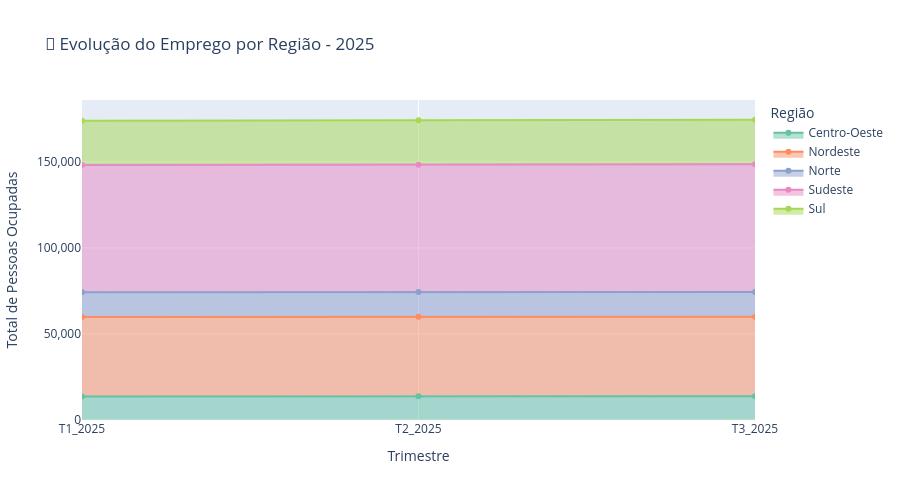

Notebook code cell kept with this figure:
### Code cell
# 🔄 GRÁFICO 4: Evolução Trimestral do Emprego por Região
print("🔄 GRÁFICO 4: Evolução do Emprego por Região")

# =========================
# 1. Garantir coluna Região
# =========================
mapa_regioes_estados = {
    "Acre": "Norte", "Amapá": "Norte", "Amazonas": "Norte", "Pará": "Norte",
    "Rondônia": "Norte", "Roraima": "Norte", "Tocantins": "Norte",

    "Alagoas": "Nordeste", "Bahia": "Nordeste", "Ceará": "Nordeste",
    "Maranhão": "Nordeste", "Paraíba": "Nordeste", "Pernambuco": "Nordeste",
    "Piauí": "Nordeste", "Rio Grande do Norte": "Nordeste", "Sergipe": "Nordeste",

    "Distrito Federal": "Centro-Oeste", "Goiás": "Centro-Oeste",
    "Mato Grosso": "Centro-Oeste", "Mato Grosso do Sul": "Centro-Oeste",

    "Espírito Santo": "Sudeste", "Minas Gerais": "Sudeste",
    "Rio de Janeiro": "Sudeste", "São Paulo": "Sudeste",

    "Paraná": "Sul", "Rio Grande do Sul": "Sul", "Santa Catarina": "Sul"
}

df["Região"] = df["UF"].map(mapa_regioes_estados)

# =========================
# 2. Filtrar e agregar dados
# =========================
df_regioes = df[df["UF"] != "Brasil"].copy()

df_evolucao = (
    df_regioes
    .groupby(["Região", "Trimestre"], as_index=False)["Total_Pessoas"]
    .sum()
)

# =========================
# 3. Ordenar trimestres
# =========================
ordem_trimestre = ["T1_2025", "T2_2025", "T3_2025"]
df_evolucao["Trimestre"] = pd.Categorical(
    df_evolucao["Trimestre"],
    categories=ordem_trimestre,
    ordered=True
)
df_evolucao = df_evolucao.sort_values(["Região", "Trimestre"])

# =========================
# 4. Criar gráfico de área
# =========================
fig4 = px.area(
    df_evolucao,
    x="Trimestre",
    y="Total_Pessoas",
    color="Região",
    markers=True,
    title="🔄 Evolução do Emprego por Região - 2025",
    color_discrete_sequence=px.colors.qualitative.Set2
)

fig4.update_layout(
    xaxis_title="Trimestre",
    yaxis_title="Total de Pessoas Ocupadas",
    yaxis=dict(tickformat=","),
    height=500
)

fig4.show()

# =========================
# 5. Tabela resumo por Região
# =========================
print("\n📊 Tabela resumo por Região e Trimestre:")

tabela_regioes = df_evolucao.pivot(
    index="Região",
    columns="Trimestre",
    values="Total_Pessoas"
)

display(tabela_regioes.style.format("{:,.0f}"))

# =========================
# 6. Destaques analíticos
# =========================
print(
    f"\n🎯 Maior região (T3 2025): Sudeste — {tabela_regioes.loc['Sudeste', 'T3_2025']:,.0f} pessoas"
)
print(
    f"🎯 Menor região (T3 2025): Norte — {tabela_regioes.loc['Norte', 'T3_2025']:,.0f} pessoas"
)
print(
    f"📊 Diferença relativa: {tabela_regioes.loc['Sudeste', 'T3_2025'] / tabela_regioes.loc['Norte', 'T3_2025']:.1f}x maior"
)

### Figure 1 — Plotly figure (JSON) as saved in the notebook; plotly's stock layout.template omitted (floating-point values rounded to 4 significant figures)
{"data": [{"fillpattern": {"shape": ""}, "hovertemplate": "Região=Centro-Oeste<br>Trimestre=%{x}<br>Total_Pessoas=%{y}<extra></extra>", "legendgroup": "Centro-Oeste", "line": {"color": "rgb(102,194,165)"}, "marker": {"symbol": "circle"}, "mode": "lines+markers", "name": "Centro-Oeste", "orientation": "v", "showlegend": true, "stackgroup": "1", "type": "scatter", "x": ["T1_2025", "T2_2025", "T3_2025"], "xaxis": "x", "y": [13706, 13814, 13866], "yaxis": "y"}, {"fillpattern": {"shape": ""}, "hovertemplate": "Região=Nordeste<br>Trimestre=%{x}<br>Total_Pessoas=%{y}<extra></extra>", "legendgroup": "Nordeste", "line": {"color": "rgb(252,141,98)"}, "marker": {"symbol": "circle"}, "mode": "lines+markers", "name": "Nordeste", "orientation": "v", "showlegend": true, "stackgroup": "1", "type": "scatter", "x": ["T1_2025", "T2_2025", "T3_2025"], "xaxis": "x", "y": [46109, 46169, 46180], "yaxis": "y"}, {"fillpattern": {"shape": ""}, "hovertemplate": "Região=Norte<br>Trimestre=%{x}<br>Total_Pessoas=%{y}<extra></extra>", "legendgroup": "Norte", "line": {"color": "rgb(141,160,203)"}, "marker": {"symbol": "circle"}, "mode": "lines+markers", "name": "Norte", "orientation": "v", "showlegend": true, "stackgroup": "1", "type": "scatter", "x": ["T1_2025", "T2_2025", "T3_2025"], "xaxis": "x", "y": [14333, 14364, 14379], "yaxis": "y"}, {"fillpattern": {"shape": ""}, "hovertemplate": "Região=Sudeste<br>Trimestre=%{x}<br>Total_Pessoas=%{y}<extra></extra>", "legendgroup": "Sudeste", "line": {"color": "rgb(231,138,195)"}, "marker": {"symbol": "circle"}, "mode": "lines+markers", "name": "Sudeste", "orientation": "v", "showlegend": true, "stackgroup": "1", "type": "scatter", "x": ["T1_2025", "T2_2025", "T3_2025"], "xaxis": "x", "y": [73932, 73978, 74158], "yaxis": "y"}, {"fillpattern": {"shape": ""}, "hovertemplate": "Região=Sul<br>Trimestre=%{x}<br>Total_Pessoas=%{y}<extra></extra>", "legendgroup": "Sul", "line": {"color": "rgb(166,216,84)"}, "marker": {"symbol": "circle"}, "mode": "lines+markers", "name": "Sul", "orientation": "v", "showlegend": true, "stackgroup": "1", "type": "scatter", "x": ["T1_2025", "T2_2025", "T3_2025"], "xaxis": "x", "y": [25683, 25757, 25828], "yaxis": "y"}], "layout": {"height": 500, "legend": {"title": {"text": "Região"}, "tracegroupgap": 0}, "title": {"text": "🔄 Evolução do Emprego por Região - 2025"}, "xaxis": {"anchor": "y", "domain": [0, 1], "title": {"text": "Trimestre"}}, "yaxis": {"anchor": "x", "domain": [0, 1], "tickformat": ",", "title": {"text": "Total de Pessoas Ocupadas"}}}}
